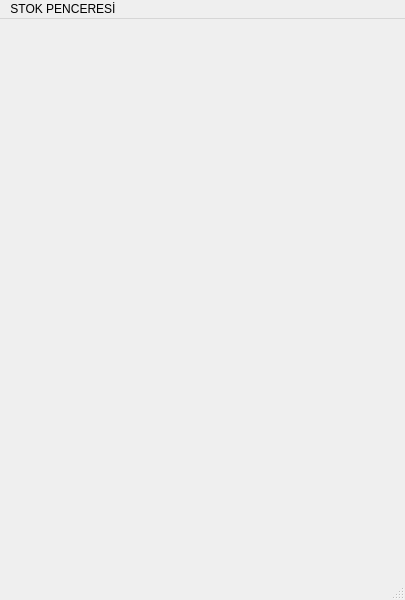
<?xml version="1.0" encoding="UTF-8"?>
<ui version="4.0">
 <class>MainWindow</class>
 <widget class="QMainWindow" name="MainWindow">
  <property name="geometry">
   <rect>
    <x>0</x>
    <y>0</y>
    <width>405</width>
    <height>600</height>
   </rect>
  </property>
  <property name="windowTitle">
   <string>MainWindow</string>
  </property>
  <widget class="QWidget" name="centralwidget"/>
  <widget class="QMenuBar" name="menubar">
   <property name="geometry">
    <rect>
     <x>0</x>
     <y>0</y>
     <width>405</width>
     <height>21</height>
    </rect>
   </property>
   <widget class="QMenu" name="menuSTOK_PENCERES">
    <property name="title">
     <string>STOK PENCERESİ</string>
    </property>
   </widget>
   <addaction name="menuSTOK_PENCERES"/>
  </widget>
  <widget class="QStatusBar" name="statusbar"/>
 </widget>
 <resources/>
 <connections/>
</ui>
